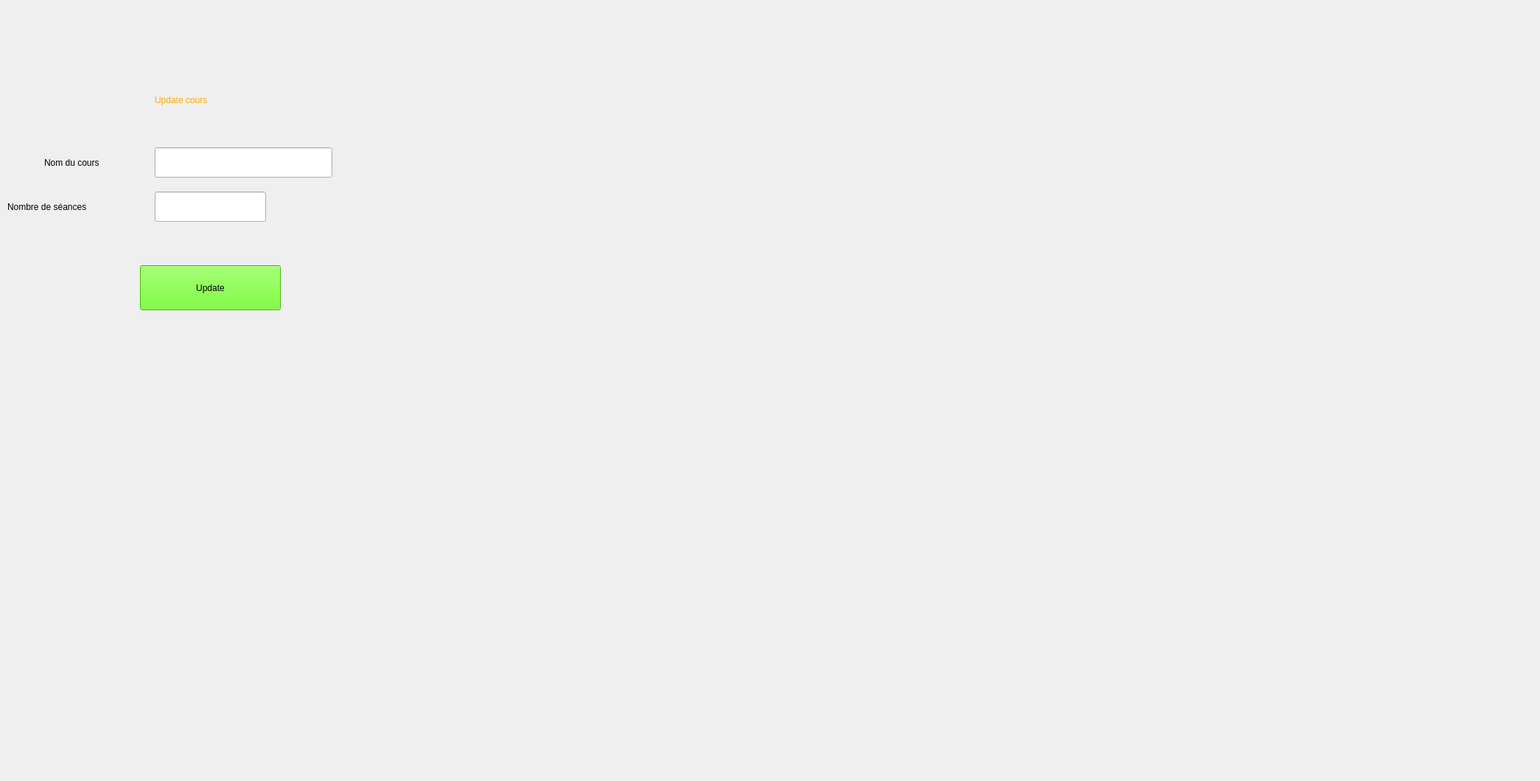
    <widget class="QWidget" name="updateCours">
     <widget class="QLabel" name="label_40">
      <property name="geometry">
       <rect>
        <x>210</x>
        <y>110</y>
        <width>361</width>
        <height>51</height>
       </rect>
      </property>
      <property name="styleSheet">
       <string notr="true">font: 900 24pt &quot;Segoe UI Black&quot;;
color: rgb(255, 170, 0);</string>
      </property>
      <property name="text">
       <string>Update cours</string>
      </property>
     </widget>
     <widget class="QLabel" name="label_41">
      <property name="geometry">
       <rect>
        <x>-360</x>
        <y>-20</y>
        <width>2081</width>
        <height>1051</height>
       </rect>
      </property>
      <property name="text">
       <string/>
      </property>
      <property name="pixmap">
       <pixmap>../../Downloads/baim-hanif-pYWuOMhtc6k-unsplash.jpg</pixmap>
      </property>
      <property name="scaledContents">
       <bool>true</bool>
      </property>
     </widget>
     <widget class="QLabel" name="label_42">
      <property name="geometry">
       <rect>
        <x>0</x>
        <y>0</y>
        <width>201</width>
        <height>71</height>
       </rect>
      </property>
      <property name="text">
       <string/>
      </property>
      <property name="pixmap">
       <pixmap>../../Downloads/Capture-removebg-preview.png</pixmap>
      </property>
      <property name="scaledContents">
       <bool>true</bool>
      </property>
     </widget>
     <widget class="QLineEdit" name="nomCoursInputUpdate">
      <property name="geometry">
       <rect>
        <x>210</x>
        <y>200</y>
        <width>241</width>
        <height>41</height>
       </rect>
      </property>
      <property name="styleSheet">
       <string notr="true">font: 900 12pt &quot;Segoe UI Black&quot;;</string>
      </property>
     </widget>
     <widget class="QLineEdit" name="seancesInputUpdate">
      <property name="geometry">
       <rect>
        <x>210</x>
        <y>260</y>
        <width>151</width>
        <height>41</height>
       </rect>
      </property>
      <property name="styleSheet">
       <string notr="true">font: 900 12pt &quot;Segoe UI Black&quot;;</string>
      </property>
     </widget>
     <widget class="QLabel" name="label_27">
      <property name="geometry">
       <rect>
        <x>10</x>
        <y>260</y>
        <width>201</width>
        <height>41</height>
       </rect>
      </property>
      <property name="styleSheet">
       <string notr="true">font: 900 12pt &quot;Segoe UI Black&quot;;</string>
      </property>
      <property name="text">
       <string>Nombre de séances</string>
      </property>
     </widget>
     <widget class="QLabel" name="label_43">
      <property name="geometry">
       <rect>
        <x>60</x>
        <y>200</y>
        <width>151</width>
        <height>41</height>
       </rect>
      </property>
      <property name="styleSheet">
       <string notr="true">font: 900 12pt &quot;Segoe UI Black&quot;;</string>
      </property>
      <property name="text">
       <string>Nom du cours</string>
      </property>
     </widget>
     <widget class="QLabel" name="label_45">
      <property name="geometry">
       <rect>
        <x>430</x>
        <y>240</y>
        <width>341</width>
        <height>291</height>
       </rect>
      </property>
      <property name="text">
       <string/>
      </property>
      <property name="pixmap">
       <pixmap>../../Downloads/png-clipart-student-educational-assessment-school-course-education-text-people-thumbnail-removebg-preview.png</pixmap>
      </property>
      <property name="scaledContents">
       <bool>true</bool>
      </property>
     </widget>
     <widget class="QPushButton" name="Update_button_2">
      <property name="geometry">
       <rect>
        <x>190</x>
        <y>360</y>
        <width>191</width>
        <height>61</height>
       </rect>
      </property>
      <property name="styleSheet">
       <string notr="true">background-color: rgb(85, 255, 0);
font: 900 12pt &quot;Segoe UI Black&quot;;</string>
      </property>
      <property name="text">
       <string>Update</string>
      </property>
     </widget>
     <zorder>label_41</zorder>
     <zorder>label_40</zorder>
     <zorder>label_42</zorder>
     <zorder>nomCoursInputUpdate</zorder>
     <zorder>seancesInputUpdate</zorder>
     <zorder>label_27</zorder>
     <zorder>label_43</zorder>
     <zorder>label_45</zorder>
     <zorder>Update_button_2</zorder>
    </widget>
